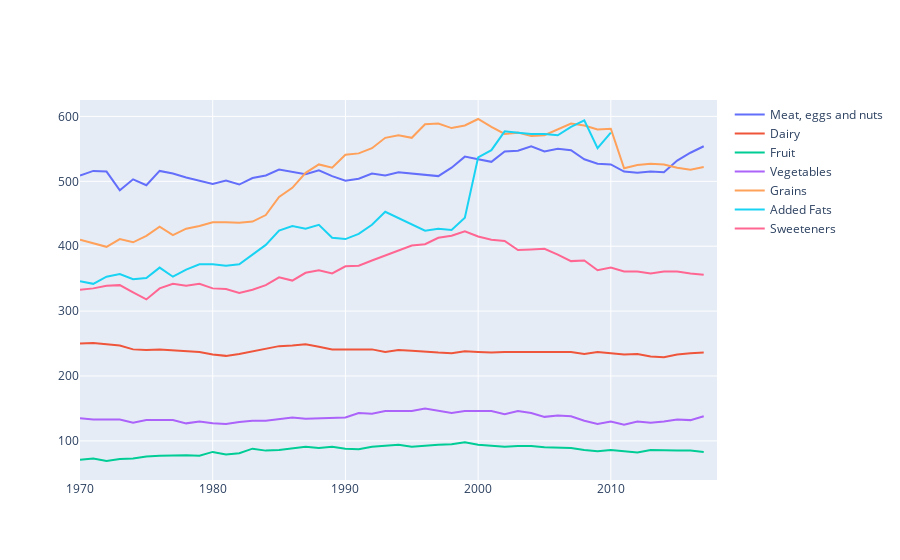

Write notebook code for a chart like this one.
### Code cell
fig = go.Figure()

fig.add_trace(go.Scatter(x = food['Year'], \
                         y = food['Daily caloric total from Meat, eggs, and nuts'], \
                         mode = 'lines', \
                         name = 'Meat, eggs and nuts'))

fig.add_trace(go.Scatter(x = food['Year'], \
                         y = food['Daily caloric total from Dairy'], \
                         mode = 'lines', \
                         name = 'Dairy'))

fig.add_trace(go.Scatter(x = food['Year'], \
                         y = food['Daily caloric total from Fruit'], \
                         mode = 'lines', \
                         name = 'Fruit'))

fig.add_trace(go.Scatter(x = food['Year'], \
                         y = food['Daily caloric total from Vegetables'], \
                         mode = 'lines', \
                         name = 'Vegetables'))

fig.add_trace(go.Scatter(x = food['Year'], \
                         y = food['Daily caloric total from Flour and cereal products**'], \
                         mode = 'lines', \
                         name = 'Grains'))

fig.add_trace(go.Scatter(x = food['Year'], \
                         y = food['Daily caloric total from Added fats and oils and dairy fats*'], \
                         mode = 'lines', \
                         name = 'Added Fats'))

fig.add_trace(go.Scatter(x = food['Year'], \
                         y = food['Daily caloric total from Sugar and sweeteners (Added)'], \
                         mode = 'lines', \
                         name = 'Sweeteners'))

fig.show()

### Figure 1 — Plotly figure (JSON) as saved in the notebook; plotly's stock layout.template omitted (floating-point values rounded to 4 significant figures)
{"data": [{"mode": "lines", "name": "Meat, eggs and nuts", "type": "scatter", "x": [1970, 1971, 1972, 1973, 1974, 1975, 1976, 1977, 1978, 1979, 1980, 1981, 1982, 1983, 1984, 1985, 1986, 1987, 1988, 1989, 1990, 1991, 1992, 1993, 1994, 1995, 1996, 1997, 1998, 1999, 2000, 2001, 2002, 2003, 2004, 2005, 2006, 2007, 2008, 2009, 2010, 2011, 2012, 2013, 2014, 2015, 2016, 2017, 2018], "y": [509, 516, 515, 486, 503, 494, 516, 512, 506, 501, 496, 501, 495, 505, 509, 518, 515, 511, 517, 508, 501, 504, 512, 509, 514, 512, 509, 508, 521, 538, 534, 530, 546, 547, 554, 546, 550, 548, 534, 527, 526, 515, 513, 515, 514, 532, 544, 554, null]}, {"mode": "lines", "name": "Dairy", "type": "scatter", "x": [1970, 1971, 1972, 1973, 1974, 1975, 1976, 1977, 1978, 1979, 1980, 1981, 1982, 1983, 1984, 1985, 1986, 1987, 1988, 1989, 1990, 1991, 1992, 1993, 1994, 1995, 1996, 1997, 1998, 1999, 2000, 2001, 2002, 2003, 2004, 2005, 2006, 2007, 2008, 2009, 2010, 2011, 2012, 2013, 2014, 2015, 2016, 2017, 2018], "y": [250, 251, 249, 247, 241, 240, 241, 240, 239, 237, 233, 231, 234, 238, 242, 246, 247, 249, 245, 241, 241, 241, 241, 237, 240, 239, 237, 236, 235, 238, 237, 236, 237, 237, 238, 238, 237, 237, 234, 237, 235, 233, 234, 230, 229, 233, 235, 236, null]}, {"mode": "lines", "name": "Fruit", "type": "scatter", "x": [1970, 1971, 1972, 1973, 1974, 1975, 1976, 1977, 1978, 1979, 1980, 1981, 1982, 1983, 1984, 1985, 1986, 1987, 1988, 1989, 1990, 1991, 1992, 1993, 1994, 1995, 1996, 1997, 1998, 1999, 2000, 2001, 2002, 2003, 2004, 2005, 2006, 2007, 2008, 2009, 2010, 2011, 2012, 2013, 2014, 2015, 2016, 2017, 2018], "y": [71, 73, 69, 72, 73, 76, 77, 78, 78, 77, 83, 79, 81, 88, 85, 86, 89, 91, 89, 91, 88, 87, 91, 93, 94, 91, 93, 94, 95, 98, 94, 92, 91, 92, 92, 90, 89, 89, 86, 84, 86, 84, 82, 86, 85, 85, 85, 83, null]}, {"mode": "lines", "name": "Vegetables", "type": "scatter", "x": [1970, 1971, 1972, 1973, 1974, 1975, 1976, 1977, 1978, 1979, 1980, 1981, 1982, 1983, 1984, 1985, 1986, 1987, 1988, 1989, 1990, 1991, 1992, 1993, 1994, 1995, 1996, 1997, 1998, 1999, 2000, 2001, 2002, 2003, 2004, 2005, 2006, 2007, 2008, 2009, 2010, 2011, 2012, 2013, 2014, 2015, 2016, 2017, 2018], "y": [135, 133, 133, 133, 128, 132, 132, 132, 127, 130, 127, 126, 129, 131, 131, 134, 136, 134, 135, 136, 136, 143, 142, 146, 146, 146, 150, 146, 143, 146, 146, 146, 141, 146, 143, 137, 139, 138, 131, 126, 130, 125, 130, 128, 130, 133, 132, 138, null]}, {"mode": "lines", "name": "Grains", "type": "scatter", "x": [1970, 1971, 1972, 1973, 1974, 1975, 1976, 1977, 1978, 1979, 1980, 1981, 1982, 1983, 1984, 1985, 1986, 1987, 1988, 1989, 1990, 1991, 1992, 1993, 1994, 1995, 1996, 1997, 1998, 1999, 2000, 2001, 2002, 2003, 2004, 2005, 2006, 2007, 2008, 2009, 2010, 2011, 2012, 2013, 2014, 2015, 2016, 2017, 2018], "y": [410, 404, 399, 411, 406, 416, 430, 417, 427, 431, 437, 437, 436, 438, 448, 476, 490, 513, 526, 521, 541, 543, 551, 567, 571, 567, 588, 589, 582, 586, 596, 584, 573, 575, 570, 571, 580, 589, 586, 580, 581, 520, 525, 527, 526, 521, 518, 522, null]}, {"mode": "lines", "name": "Added Fats", "type": "scatter", "x": [1970, 1971, 1972, 1973, 1974, 1975, 1976, 1977, 1978, 1979, 1980, 1981, 1982, 1983, 1984, 1985, 1986, 1987, 1988, 1989, 1990, 1991, 1992, 1993, 1994, 1995, 1996, 1997, 1998, 1999, 2000, 2001, 2002, 2003, 2004, 2005, 2006, 2007, 2008, 2009, 2010, 2011, 2012, 2013, 2014, 2015, 2016, 2017, 2018], "y": [346, 342, 353, 357, 349, 351, 367, 353, 364, 372, 372, 370, 372, 387, 402, 424, 431, 427, 433, 413, 411, 419, 433, 453, 443, 434, 424, 427, 425, 444, 537, 548, 577, 575, 573, 573, 571, 584, 594, 551, 575, null, null, null, null, null, null, null, null]}, {"mode": "lines", "name": "Sweeteners", "type": "scatter", "x": [1970, 1971, 1972, 1973, 1974, 1975, 1976, 1977, 1978, 1979, 1980, 1981, 1982, 1983, 1984, 1985, 1986, 1987, 1988, 1989, 1990, 1991, 1992, 1993, 1994, 1995, 1996, 1997, 1998, 1999, 2000, 2001, 2002, 2003, 2004, 2005, 2006, 2007, 2008, 2009, 2010, 2011, 2012, 2013, 2014, 2015, 2016, 2017, 2018], "y": [333, 335, 339, 340, 329, 318, 335, 342, 339, 342, 335, 334, 328, 333, 340, 352, 347, 359, 363, 358, 369, 370, 378, 386, 394, 401, 403, 413, 416, 423, 415, 410, 408, 394, 395, 396, 387, 377, 378, 363, 367, 361, 361, 358, 361, 361, 358, 356, null]}], "layout": {}}
